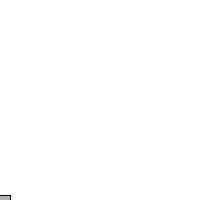
Frame 1 (no input)
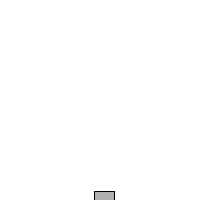
Frame 60 (the mouse pressed at the canvas centre just before this capture)
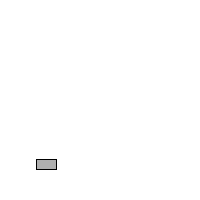
Frame 120 (the mouse held since frame 60 and released just before this capture)

The Processing sketch that drew these frames (run headless with seeded random() and noise(); from frame 60 on, the mouse is pressed at the canvas centre):

// Processing sketch: e07
// ── e07.pde
Plane plane;

void setup() {
  size(200,200);
  background(255);
  plane = new Plane(0,height);
}

void draw() {
  background(255);
  
  PVector gravity = new PVector(0,0.1);
  PVector wind = new PVector(0.08,0);
  PVector drag = null;
  PVector lift = null;
  PVector[] forces = new PVector[]{gravity,wind,drag,lift};
  
  float speed = plane.velocity.mag();
  
  // calculate drag
  drag = plane.velocity.copy();
  drag.rotate(PI);
  drag.setMag(0.01*speed*speed);
  forces[2] = drag;
  
  // calculate lift
  lift = plane.velocity.copy();
  lift.rotate(-HALF_PI);
  lift.setMag(0.02*speed*speed);
  forces[3] = lift;
  
  plane.update(forces);
  plane.display();
}

class Plane {
  
  PVector location;
  PVector velocity;
  
  Plane(float x, float y) {
    location = new PVector(x,y);
    velocity = new PVector(0,0);
  }
  
  void update(PVector[] forces) {
    PVector acceleration = sumVectors(forces);
    velocity.add(acceleration);
    location.add(velocity);
    
    _checkEdges();
  }
  
  void display() {
    rectMode(CENTER);
    stroke(0);
    fill(175);
    rect(location.x,location.y,20,10);
  }
  
  void _checkEdges() {

    // horizontal
    if (location.x < 0) {
      location.x = width;
    } else if (location.x > width) {
      location.x = 0;
    }
    
    // vertical
    if (location.y > height) {
      location.y = height;
      velocity.y = -abs(velocity.y);
    }
  }
}

PVector sumVectors(PVector[] vectors) {
  PVector result = new PVector(0,0);
  for (int i = 0; i < vectors.length; i++)
    result.add(vectors[i]);
  return result;
}
